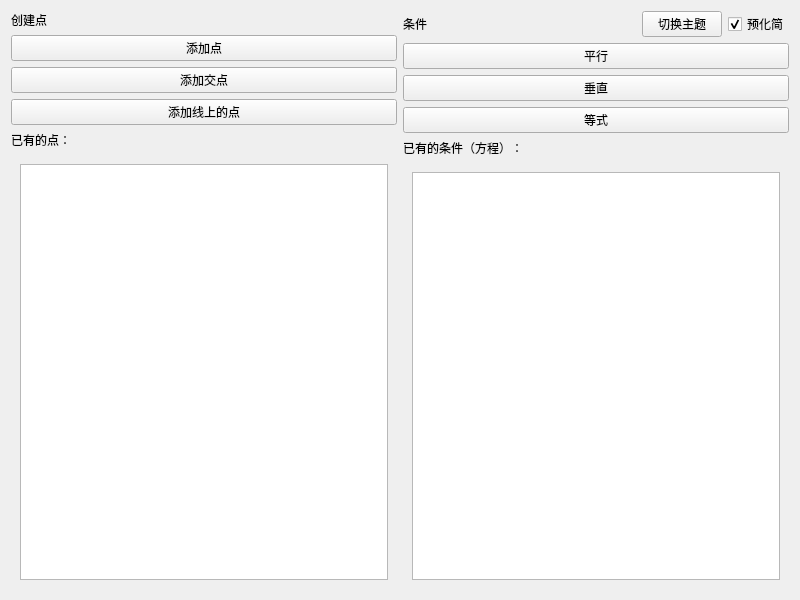
<?xml version="1.0" encoding="UTF-8"?>
<ui version="4.0">
 <class>Add</class>
 <widget class="QWidget" name="Add">
  <property name="geometry">
   <rect>
    <x>0</x>
    <y>0</y>
    <width>800</width>
    <height>600</height>
   </rect>
  </property>
  <property name="windowTitle">
   <string>Form</string>
  </property>
  <layout class="QGridLayout" name="gridLayout_5">
   <item row="0" column="0">
    <layout class="QGridLayout" name="gridLayout_2">
     <item row="2" column="0">
      <widget class="PushButton" name="PushButton_intersection">
       <property name="text">
        <string>添加交点</string>
       </property>
      </widget>
     </item>
     <item row="3" column="0">
      <widget class="PushButton" name="PushButton_point_on_line">
       <property name="text">
        <string>添加线上的点</string>
       </property>
      </widget>
     </item>
     <item row="1" column="0">
      <widget class="PushButton" name="PushButton_point">
       <property name="text">
        <string>添加点</string>
       </property>
      </widget>
     </item>
     <item row="5" column="0">
      <widget class="CardWidget" name="CardWidget">
       <layout class="QGridLayout" name="gridLayout">
        <item row="0" column="0">
         <widget class="TableWidget" name="ListWidget_points"/>
        </item>
       </layout>
      </widget>
     </item>
     <item row="0" column="0">
      <widget class="TitleLabel" name="TitleLabel">
       <property name="text">
        <string>创建点</string>
       </property>
      </widget>
     </item>
     <item row="4" column="0">
      <widget class="SubtitleLabel" name="SubtitleLabel">
       <property name="text">
        <string>已有的点：</string>
       </property>
      </widget>
     </item>
    </layout>
   </item>
   <item row="0" column="1">
    <layout class="QGridLayout" name="gridLayout_4">
     <item row="0" column="3">
      <widget class="CheckBox" name="CheckBox_pre_simplify">
       <property name="text">
        <string>预化简</string>
       </property>
       <property name="checked">
        <bool>true</bool>
       </property>
      </widget>
     </item>
     <item row="2" column="0" colspan="4">
      <widget class="PushButton" name="PushButton_vertical">
       <property name="text">
        <string>垂直</string>
       </property>
      </widget>
     </item>
     <item row="0" column="1">
      <spacer name="horizontalSpacer">
       <property name="orientation">
        <enum>Qt::Horizontal</enum>
       </property>
       <property name="sizeHint" stdset="0">
        <size>
         <width>40</width>
         <height>20</height>
        </size>
       </property>
      </spacer>
     </item>
     <item row="1" column="0" colspan="4">
      <widget class="PushButton" name="PushButton_parallel">
       <property name="text">
        <string>平行</string>
       </property>
      </widget>
     </item>
     <item row="4" column="0" colspan="4">
      <widget class="SubtitleLabel" name="SubtitleLabel_2">
       <property name="text">
        <string>已有的条件（方程）：</string>
       </property>
      </widget>
     </item>
     <item row="0" column="0">
      <widget class="TitleLabel" name="TitleLabel_2">
       <property name="text">
        <string>条件</string>
       </property>
      </widget>
     </item>
     <item row="5" column="0" colspan="4">
      <widget class="CardWidget" name="CardWidget_2">
       <layout class="QGridLayout" name="gridLayout_3">
        <item row="0" column="0">
         <widget class="TableWidget" name="ListWidget_conditions"/>
        </item>
       </layout>
      </widget>
     </item>
     <item row="3" column="0" colspan="4">
      <widget class="PushButton" name="PushButton_eq">
       <property name="text">
        <string>等式</string>
       </property>
      </widget>
     </item>
     <item row="0" column="2">
      <widget class="TransparentPushButton" name="Theme_toggle">
       <property name="text">
        <string>切换主题</string>
       </property>
      </widget>
     </item>
    </layout>
   </item>
  </layout>
 </widget>
 <customwidgets>
  <customwidget>
   <class>CheckBox</class>
   <extends>QCheckBox</extends>
   <header>qfluentwidgets</header>
  </customwidget>
  <customwidget>
   <class>PushButton</class>
   <extends>QPushButton</extends>
   <header>qfluentwidgets</header>
  </customwidget>
  <customwidget>
   <class>CardWidget</class>
   <extends>QFrame</extends>
   <header>qfluentwidgets</header>
   <container>1</container>
  </customwidget>
  <customwidget>
   <class>SubtitleLabel</class>
   <extends>QLabel</extends>
   <header>qfluentwidgets</header>
  </customwidget>
  <customwidget>
   <class>TitleLabel</class>
   <extends>QLabel</extends>
   <header>qfluentwidgets</header>
  </customwidget>
  <customwidget>
   <class>TableWidget</class>
   <extends>QTableWidget</extends>
   <header>qfluentwidgets</header>
  </customwidget>
  <customwidget>
   <class>TransparentPushButton</class>
   <extends>QPushButton</extends>
   <header>qfluentwidgets</header>
  </customwidget>
 </customwidgets>
 <resources/>
 <connections/>
</ui>
